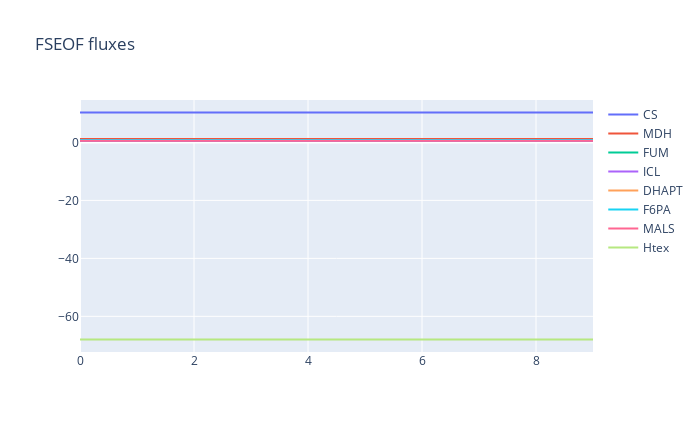

Here is the notebook cell this chart was saved with:
### Code cell
result_akg.plot(plotter)

### Figure 1 — Plotly figure (JSON) as saved in the notebook; plotly's stock layout.template omitted (floating-point values rounded to 4 significant figures)
{"data": [{"mode": "lines", "name": "CS", "type": "scatter", "x": [0, 1, 2, 3, 4, 5, 6, 7, 8, 9], "y": [10.29, 10.29, 10.29, 10.29, 10.29, 10.29, 10.29, 10.29, 10.29, 10.29]}, {"mode": "lines", "name": "MDH", "type": "scatter", "x": [0, 1, 2, 3, 4, 5, 6, 7, 8, 9], "y": [1.168, 1.168, 1.168, 1.168, 1.168, 1.168, 1.168, 1.168, 1.168, 1.168]}, {"mode": "lines", "name": "FUM", "type": "scatter", "x": [0, 1, 2, 3, 4, 5, 6, 7, 8, 9], "y": [0.5838, 0.5838, 0.5838, 0.5838, 0.5838, 0.5838, 0.5838, 0.5838, 0.5838, 0.5838]}, {"mode": "lines", "name": "ICL", "type": "scatter", "x": [0, 1, 2, 3, 4, 5, 6, 7, 8, 9], "y": [0.5838, 0.5838, 0.5838, 0.5838, 0.5838, 0.5838, 0.5838, 0.5838, 0.5838, 0.5838]}, {"mode": "lines", "name": "DHAPT", "type": "scatter", "x": [0, 1, 2, 3, 4, 5, 6, 7, 8, 9], "y": [0.8757, 0.8757, 0.8757, 0.8757, 0.8757, 0.8757, 0.8757, 0.8757, 0.8757, 0.8757]}, {"mode": "lines", "name": "F6PA", "type": "scatter", "x": [0, 1, 2, 3, 4, 5, 6, 7, 8, 9], "y": [0.8757, 0.8757, 0.8757, 0.8757, 0.8757, 0.8757, 0.8757, 0.8757, 0.8757, 0.8757]}, {"mode": "lines", "name": "MALS", "type": "scatter", "x": [0, 1, 2, 3, 4, 5, 6, 7, 8, 9], "y": [0.5838, 0.5838, 0.5838, 0.5838, 0.5838, 0.5838, 0.5838, 0.5838, 0.5838, 0.5838]}, {"mode": "lines", "name": "Htex", "type": "scatter", "x": [0, 1, 2, 3, 4, 5, 6, 7, 8, 9], "y": [-67.96, -67.96, -67.96, -67.96, -67.96, -67.96, -67.96, -67.96, -67.96, -67.96]}], "layout": {"height": 432, "title": {"text": "FSEOF fluxes"}, "width": 700, "xaxis": {"autorange": true, "range": [0, 9], "type": "linear"}, "yaxis": {"autorange": true, "range": [-72.3, 14.64], "type": "linear"}}}
